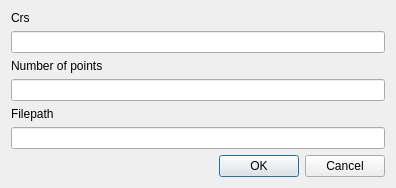
<?xml version="1.0" encoding="UTF-8"?>
<ui version="4.0">
 <class>RandomLayer</class>
 <widget class="QDialog" name="RandomLayer">
  <property name="geometry">
   <rect>
    <x>0</x>
    <y>0</y>
    <width>396</width>
    <height>178</height>
   </rect>
  </property>
  <property name="windowTitle">
   <string>RandomLayer</string>
  </property>
  <layout class="QVBoxLayout" name="verticalLayout">
   <item>
    <widget class="QLabel" name="label">
     <property name="text">
      <string>Crs</string>
     </property>
    </widget>
   </item>
   <item>
    <widget class="QLineEdit" name="txtCrs"/>
   </item>
   <item>
    <widget class="QLabel" name="label_2">
     <property name="text">
      <string>Number of points</string>
     </property>
    </widget>
   </item>
   <item>
    <widget class="QLineEdit" name="txtNPoints"/>
   </item>
   <item>
    <widget class="QLabel" name="label_3">
     <property name="text">
      <string>Filepath</string>
     </property>
    </widget>
   </item>
   <item>
    <widget class="QLineEdit" name="txtFilepath"/>
   </item>
   <item>
    <widget class="QDialogButtonBox" name="buttonBox">
     <property name="orientation">
      <enum>Qt::Horizontal</enum>
     </property>
     <property name="standardButtons">
      <set>QDialogButtonBox::Cancel|QDialogButtonBox::Ok</set>
     </property>
    </widget>
   </item>
  </layout>
 </widget>
 <resources/>
 <connections>
  <connection>
   <sender>buttonBox</sender>
   <signal>accepted()</signal>
   <receiver>RandomLayer</receiver>
   <slot>accept()</slot>
   <hints>
    <hint type="sourcelabel">
     <x>248</x>
     <y>254</y>
    </hint>
    <hint type="destinationlabel">
     <x>157</x>
     <y>274</y>
    </hint>
   </hints>
  </connection>
  <connection>
   <sender>buttonBox</sender>
   <signal>rejected()</signal>
   <receiver>RandomLayer</receiver>
   <slot>reject()</slot>
   <hints>
    <hint type="sourcelabel">
     <x>316</x>
     <y>260</y>
    </hint>
    <hint type="destinationlabel">
     <x>286</x>
     <y>274</y>
    </hint>
   </hints>
  </connection>
 </connections>
</ui>
